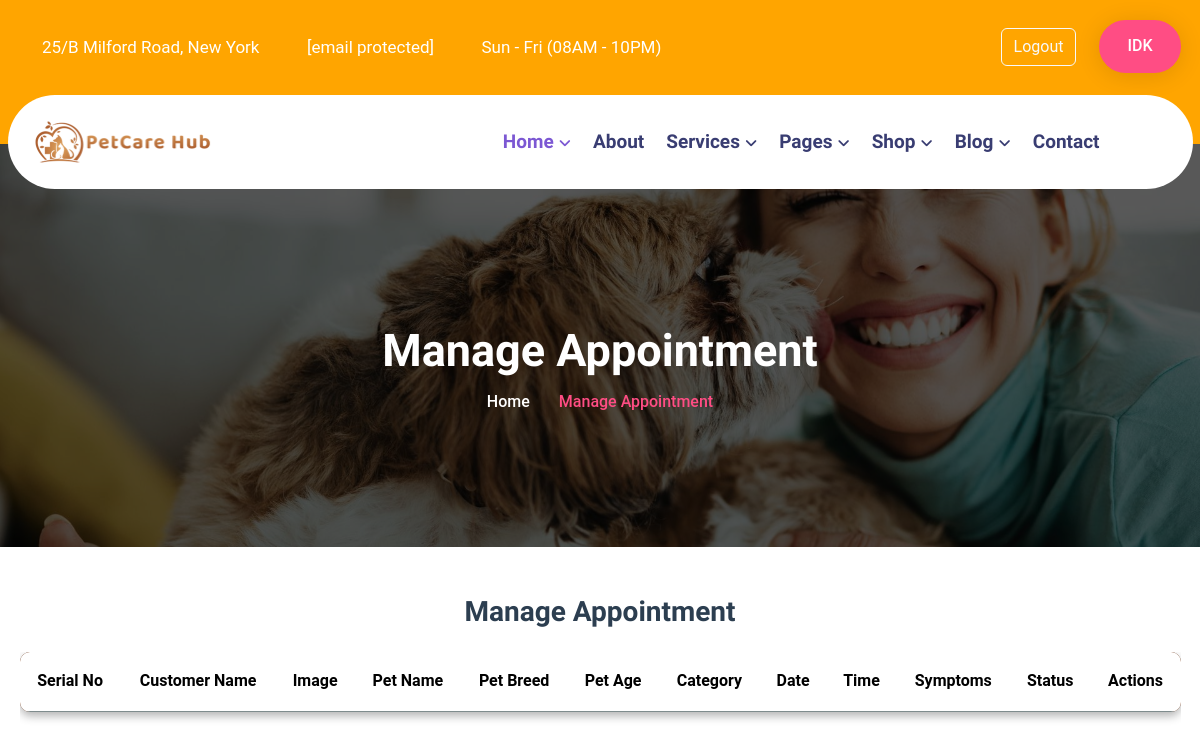
Before: /manageAppoint/ (signed in) with the older database file.
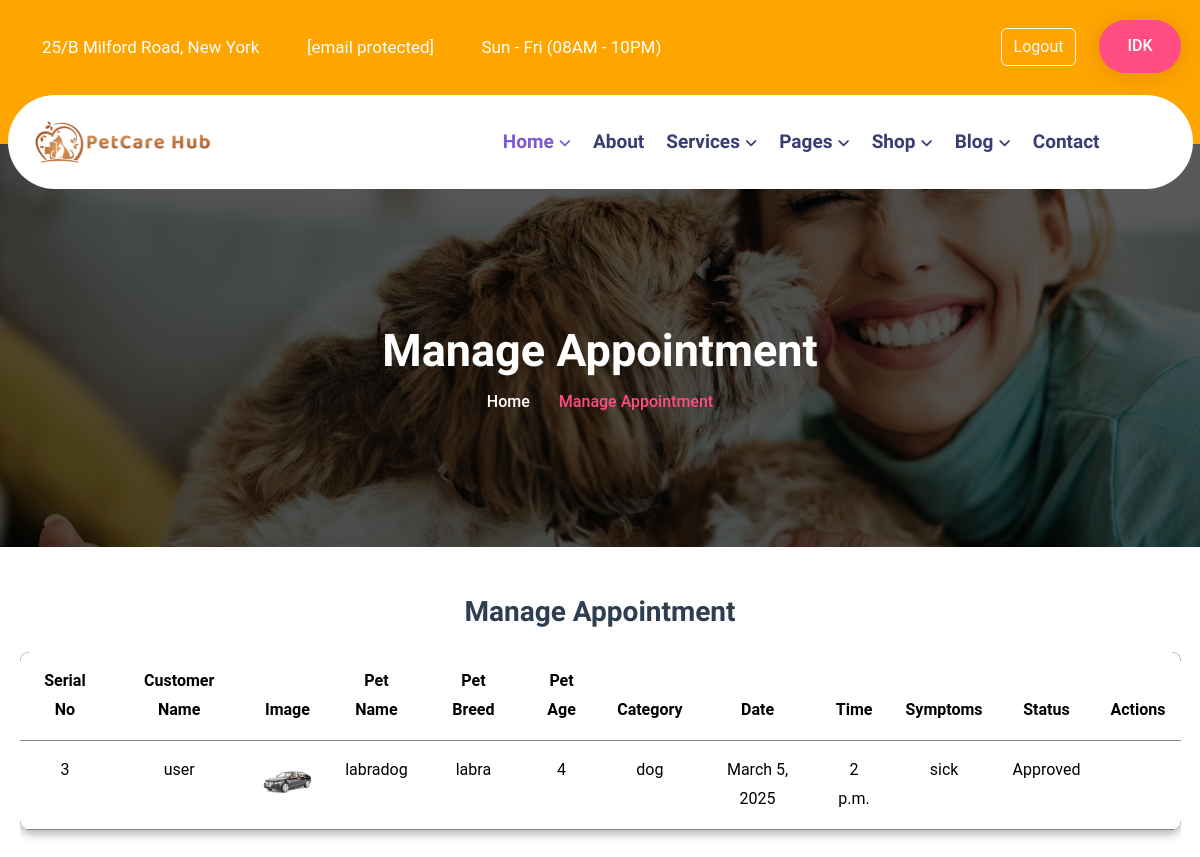
After: the same page with the newer database file.
### myapp/models.py (models this page shows, shortened)
class Appointment(models.Model):
    userid = models.ForeignKey(userRegisterDB,on_delete=models.CASCADE)
    vetid = models.ForeignKey(vetRegisterDB,on_delete=models.CASCADE)
    petname = models.CharField(max_length=30)
    petphoto = models.ImageField(upload_to='photos')
    petCategory = models.ForeignKey(petCategoryDB,on_delete=models.CASCADE)
    breed = models.CharField(max_length=20)
    age = models.IntegerField()
    symptoms = models.CharField(max_length=20)
    status = models.CharField(max_length=30,null=True,default="Pending")
    dateofappo = models.DateField()
    timeofappo = models.TimeField()
    TimeStamp =models.DateTimeField(auto_now=True)

class userRegisterDB(models.Model):
    Name = models.CharField(max_length=30)
    Email = models.EmailField()
    Password = models.CharField(max_length=40)
    Address = models.TextField()
    Gender = models.CharField(max_length=10)
    PhoneNo = models.BigIntegerField()
    TimeStamp = models.DateTimeField(auto_now_add=True)
    def __str__(self):
        return self.Name

class petCategoryDB(models.Model):
    petCategory = models.CharField(max_length=20)
    def __str__(self):
        return self.petCategory

### myapp/views.py (the view)
# urls.py: path('manageAppoint/',views.manageAppoint),
def manageAppoint(request):
    vet_id = request.session["vet_log_id"]
    fetchdata = Appointment.objects.filter(vetid=vet_id)
    context = {
        "data" : fetchdata
    }
    return render(request,"manageAppointment.html",context)

### myapp/templates/manageAppointment.html (shortened to what this page needs)
<!DOCTYPE html>
<html lang="en">
<head>
    <link rel="stylesheet" href="/static/css/bootstrap.min.css">
    <link rel="stylesheet" href="/static/css/all-fontawesome.min.css">
    <link rel="stylesheet" href="/static/css/icomoon.css">
    <link rel="stylesheet" href="/static/css/animate.min.css">
    <link rel="stylesheet" href="/static/css/magnific-popup.min.css">
    <link rel="stylesheet" href="/static/css/owl.carousel.min.css">
    <link rel="stylesheet" href="/static/css/style.css">
</head>
<body>
    {% include 'nav.html' %}
    <main class="main">
        <div class="site-breadcrumb" style="background: url(/static/img/breadcrumb/01.jpg)">
            <div class="container">
                <h2 class="breadcrumb-title">Manage Appointment</h2>
                <ul class="breadcrumb-menu">
                    <li><a href="/">Home</a></li>
                    <li class="active">Manage Appointment</li>
                </ul>
            </div>
        </div>
        <div class="container my-5">
            <h3 class="text-center mb-4" style="color: #2c3e50; font-weight: bold;">Manage Appointment</h3>
            <div class="table-responsive">
                <table class="table custom-table">
                    <thead style="background-color:#ad5f2f;">
                        <tr>
                            <th>Serial No</th>
                            <th>Customer Name</th>
                            <th>Image</th>
                            <th>Pet Name</th>
                            <th>Pet Breed</th>
                            <th>Pet Age</th>
                            <th>Category</th>
                            <th>Date</th>
                            <th>Time</th>
                            <th>Symptoms</th>
                            <th>Status</th>
                            <th>Actions</th>
                        </tr>
                    </thead>
                    <tbody>
                    {% for i in data %}
                        <tr>
                            <td> {{i.id }}</td>
                            <td>{{ i.userid }}</td>
                            <td><img src="/media/{{ i.petphoto }}" class="product-img" alt="Pet Image" width="50"></td>
                            <td>{{ i.petname }}</td>
                            <td>{{ i.breed }}</td>
                            <td>{{ i.age }}</td>
                            <td>{{ i.petCategory }} </td>
                            <td>{{ i.dateofappo }}</td>
                            <td>{{ i.timeofappo }}</td>
                            <td>{{ i.symptoms }}</td>
                            <td>{{ i.status }}</td>
                            <td>
                                                            </td>
                        </tr>
                    {% endfor %}
                    </tbody>
                </table>
            </div>
        </div>
    </main>
</body>
</html>

### myapp/templates/nav.html (shortened to what the changed rows need)
    <header class="header custom-header">
        <div class="header-top">
            <div class="container">
                <div class="header-top-wrapper">
                    {% if request.session.log_name %}
                      <div class="header-top-right">
                        <a href="/logout" class="btn btn-outline-light me-2">Logout</a>
                           <div class="header-btn">
                                <a href="#" class="theme-btn mt-2">{{ request.session.log_name }}</a>
                            </div>
                   </div>
                    {% else %}
                   <div class="header-top-right">
                        <a href="/login" class="btn btn-outline-light me-2">Login</a>
                        <a href="/register" class="btn btn-outline-light me-2">Register</a>
                   </div>
                    {% endif %}
                </div>
            </div>
        </div>
    </header>

Changed rows visible on the page:
no longer on this page (row edited): Appointment: session.log_name "IDK"
added Appointment: id "3", userid "user", petphoto (picture), petname "labradog", breed "labra", age "4", petCategory "dog", dateofappo "March 5, 2025", timeofappo "2 p.m.", symptoms "sick", status "Approved"
Other visible differences:
{{ request.session.log_name }}: (not shown) → "IDK"
